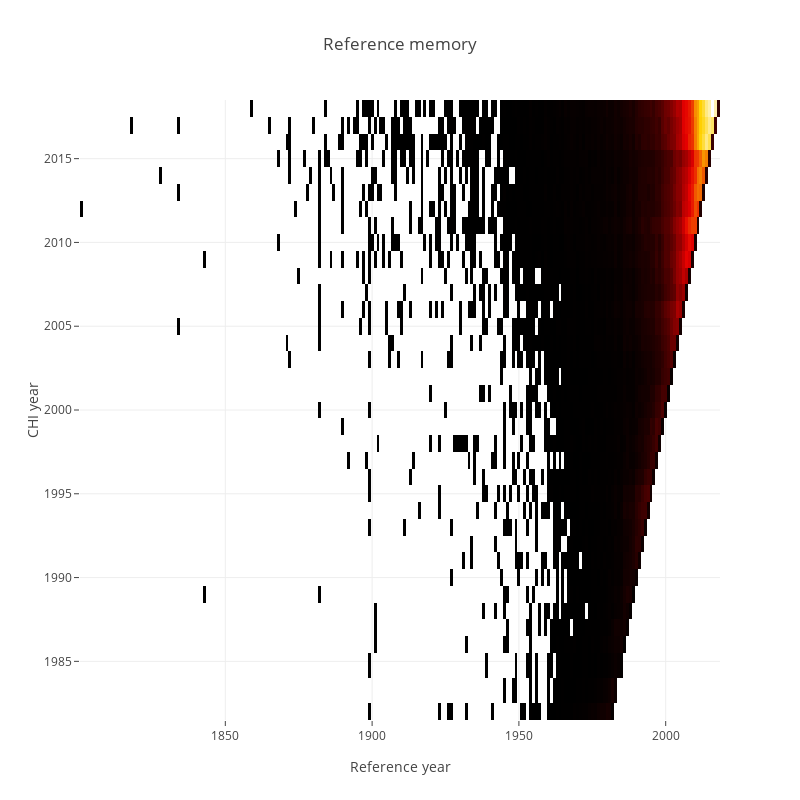

This figure's notebook cell:
### Code cell
trace0 = go.Heatmap(z=heatmap_df.values.tolist(),
                   x=heatmap_df.columns,
                   y=heatmap_df.index,
                   colorscale='Hot',
                   showscale=False)

layout = dict(title='Reference memory',
              width = 800, height = 800,
              xaxis=dict(title='Reference year'),
              yaxis=dict(title='CHI year'))

fig = go.Figure(data=[trace0], layout=layout)
plotly.offline.iplot(fig)
fig['layout']['font'] = dict(size=18)
pio.write_image(fig, 'reports/images/chi_reference_memory.png')

### Figure 1 — Plotly figure (JSON) as saved in the notebook; plotly's stock layout.template omitted (floating-point values rounded to 4 significant figures; data arrays with more than 128 entries replaced by an {"elided": "..."} marker saying what was removed)
{"data": [{"colorscale": "Hot", "showscale": false, "type": "heatmap", "uid": "2933b0d7-0fdd-4f14-9458-e9401a2033c3", "x": {"elided": "218 int values"}, "y": [1982, 1983, 1985, 1986, 1987, 1988, 1989, 1990, 1991, 1992, 1993, 1994, 1995, 1996, 1997, 1998, 1999, 2000, 2001, 2002, 2003, 2004, 2005, 2006, 2007, 2008, 2009, 2010, 2011, 2012, 2013, 2014, 2015, 2016, 2017, 2018], "z": {"elided": "36x218 int values"}}], "layout": {"height": 800, "title": {"text": "Reference memory"}, "width": 800, "xaxis": {"title": {"text": "Reference year"}}, "yaxis": {"title": {"text": "CHI year"}}}}
